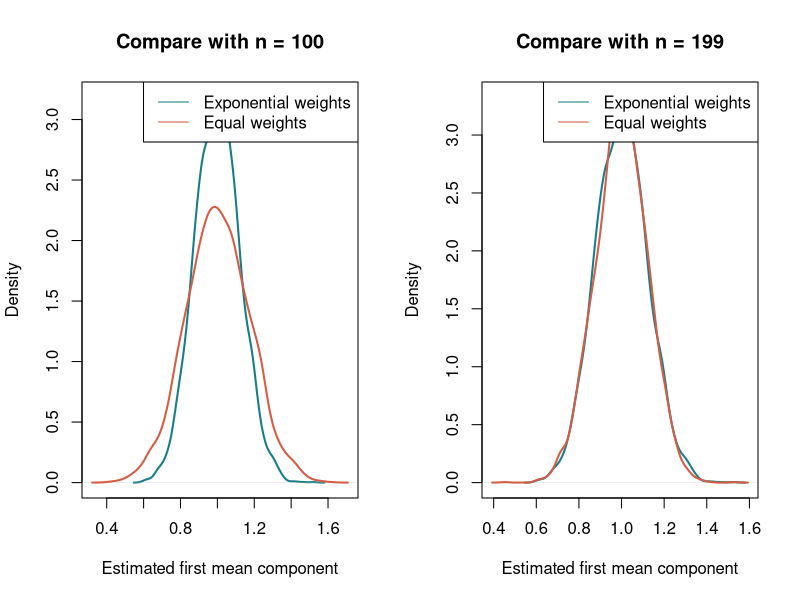

Write R code to recreate this figure.
# Adapted from _posts/2018-02-03-memory-of-an-exponentially-weighted-estimator-of-the-arithmetic-mean-and-covariance-matrix.md.
# This is the Gaussian blog experiment; the thesis PDF uses uniform data.
set.seed(20260412)
lambda <- .99
N_weighted <- 2000L
repetitions <- 5000L
real_mean <- c(1, 3)
real_cov <- matrix(c(3, 1, 1, 2), 2, 2)
raw <- lambda ^ (N_weighted - seq_len(N_weighted))
w <- raw / sum(raw)  # Mean weights; do not use the covariance denominator.
effective_n <- 1 / sum(w^2)
weighted <- t(replicate(repetitions, {
  X <- MASS::mvrnorm(N_weighted, mu = real_mean, Sigma = real_cov)
  colSums(X * w)
}))
pdf('r-estimator-memory.pdf', width = 10, height = 4)
par(mfrow = c(1, 2))
for (size in c(100L, 199L)) {
  ordinary <- t(replicate(repetitions, {
    X <- MASS::mvrnorm(size, mu = real_mean, Sigma = real_cov)
    colMeans(X)
  }))
  dw <- density(weighted[, 1])
  du <- density(ordinary[, 1])
  plot(dw, col = '#177E89', lwd = 2, xlim = range(dw$x, du$x),
       ylim = range(0, dw$y, du$y), main = paste('Compare with n =', size),
       xlab = 'Estimated first mean component')
  lines(du, col = '#D45D45', lwd = 2)
  legend('topright', c('Exponential weights', 'Equal weights'),
         col = c('#177E89', '#D45D45'), lty = 1)
  print(list(size = size, covariance_of_ordinary_means = cov(ordinary),
             covariance_of_weighted_means = cov(weighted)))
}
dev.off()
print(list(finite_effective_size = effective_n,
           predicted_covariance_of_weighted_mean = real_cov / effective_n))
